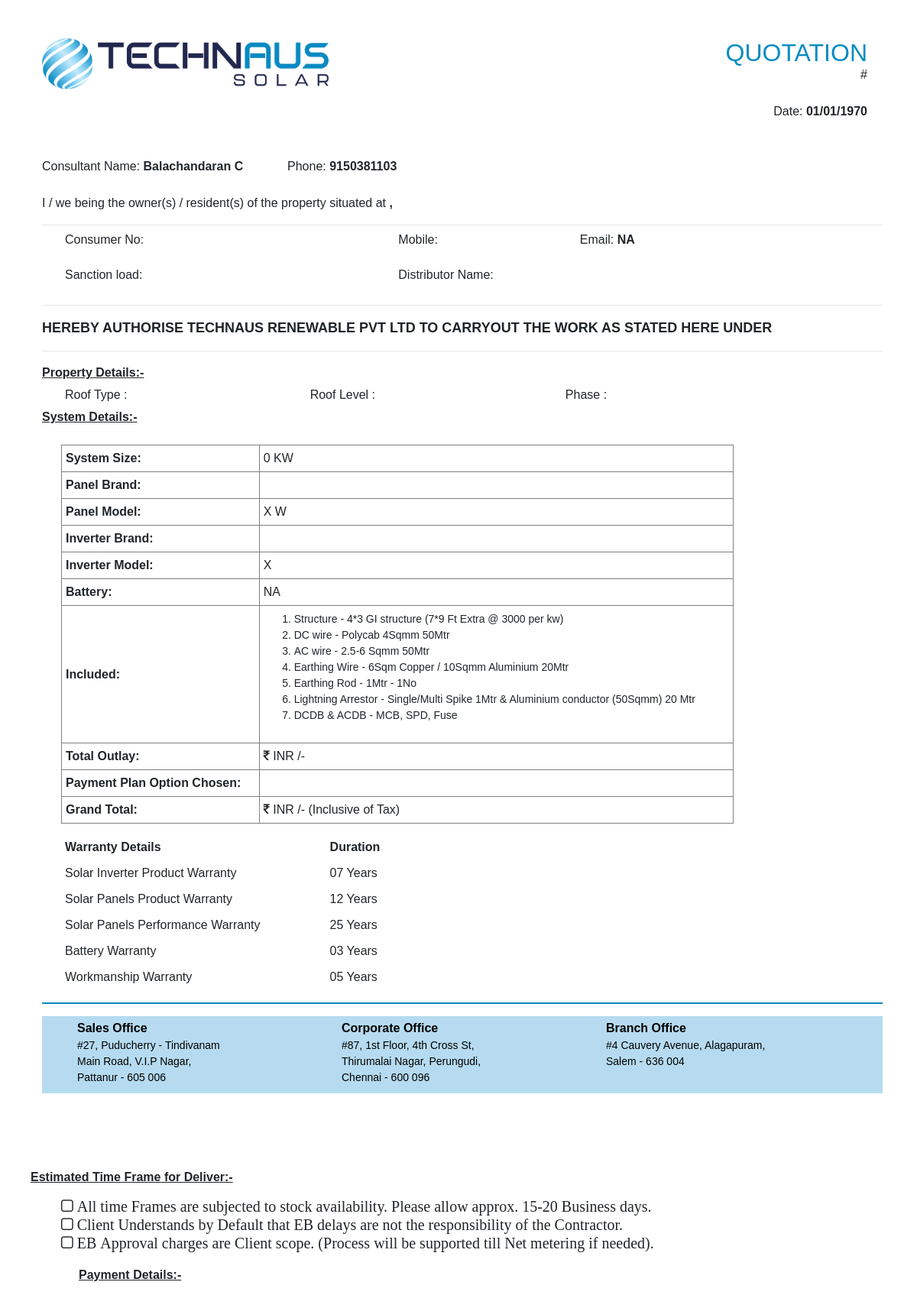
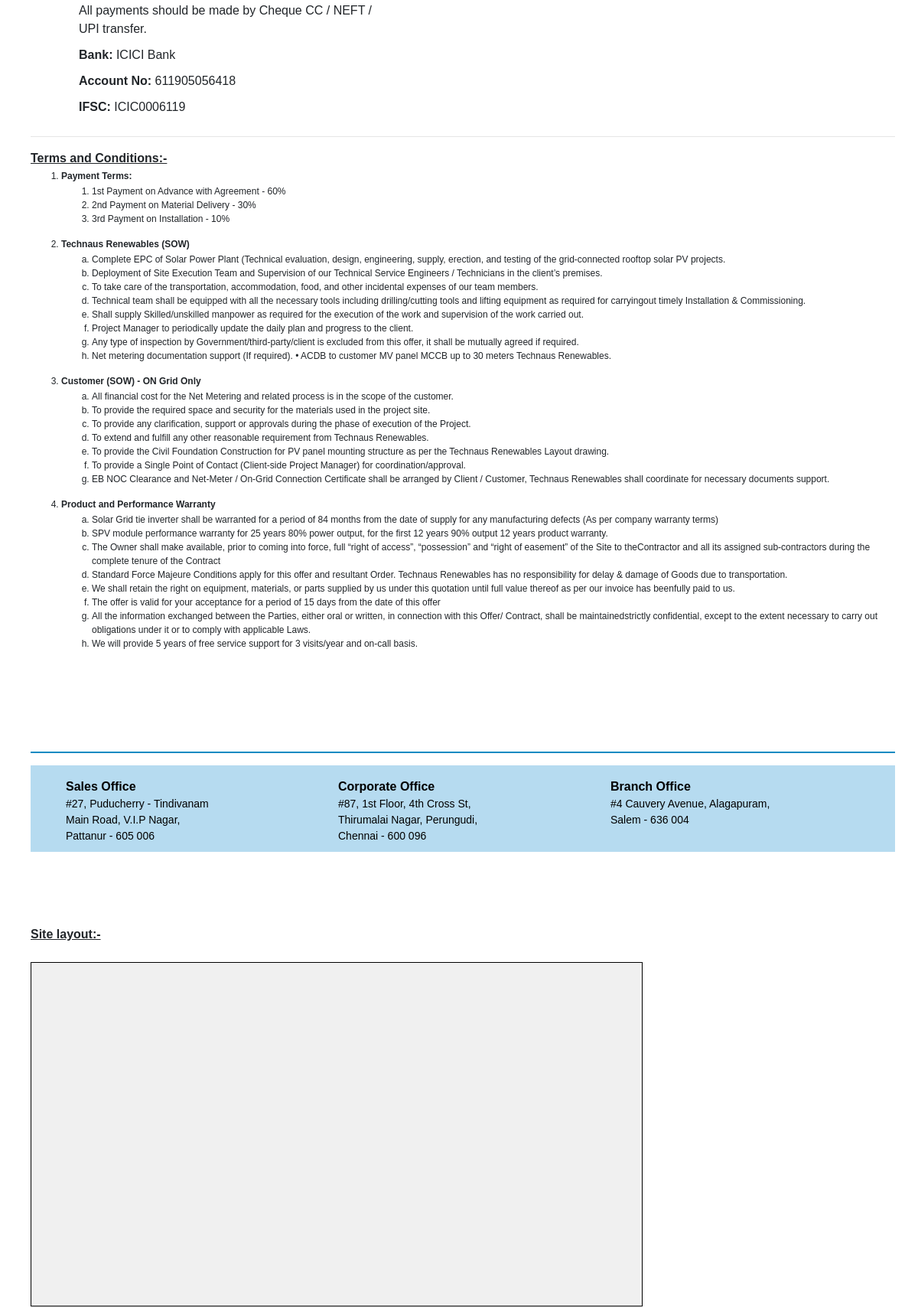
The page /admin_invoice/preview2.php (upper part) on the database its author committed (2 pictures, top to bottom).
### tables this page shows
CREATE TABLE `logo` (
  `logo_id` int(11) NOT NULL,
  `user_id` int(11) NOT NULL,
  `image` varchar(250) NOT NULL
);

CREATE TABLE `employees` (
  `emp_id` int(11) NOT NULL,
  `name` varchar(30) NOT NULL,
  `age` int(11) NOT NULL,
  `address` text NOT NULL,
  `contact_number` varchar(30) NOT NULL,
  `position` varchar(30) NOT NULL,
  `accountno` varchar(100) NOT NULL
);

### admin_invoice/preview2.php (the view, shortened to what the rows shown need)
<?php
include 'includes/db.php';
$quot_id = $_POST['quot_id'];
$sqlf = "SELECT * FROM `quotation` WHERE owner_id = '$quot_id'";
$resultf = mysqli_query($con, $sqlf);
$rowf = mysqli_fetch_assoc($resultf);
$emp_id = $rowf["emp_id"];
$type ="Quotation";
?>
<!DOCTYPE html>
<html>
<head>
    <link rel="stylesheet" href="https://stackpath.bootstrapcdn.com/bootstrap/4.5.2/css/bootstrap.min.css"
>
    <link rel="stylesheet" href="https://cdnjs.cloudflare.com/ajax/libs/font-awesome/4.7.0/css/font-awesome.min.css">
</head>
<body id="page-top">
    <div id="wrapper" style="margin:50px 30px 20px 40px;">
        <div class="container-fluid ">
            <div class="row">
                <div class="col-6">
                    <div class="logo">
                        <?php
                        $sqlx = "SELECT * from logo";
                        $resultx = mysqli_query($con, $sqlx);
                        $rowx = mysqli_fetch_array($resultx);
                        $image = $rowx['image'];
                        ?>
                        <img src='<?php echo "upload/" . $image . ""; ?>' style="width:70%">
                    </div>
                </div>
                <div class="col-6">
                    <div class="invoiceheader">
                        <h2>
                            <?php
            $type_1 = strtoupper($type);
            echo $type_1 . "<br>";
            ?>
                        </h2>
                    </div>
                </div>
            </div>
            <div class="company">
                <?php
                $sql = "SELECT * FROM employees where emp_id='$emp_id'";
                $result = $con->query($sql);
                $row_emp = mysqli_fetch_assoc($result); ?>
                <div class="row">
                    <div class="col-8">
                        <?php
             if (empty($row_emp['name'])) {
            } else {
                echo "<br><span style='font-size: 16px;'>
                Consultant Name: <strong>" . $row_emp["name"] . "</strong> &nbsp; &nbsp; &nbsp; &nbsp; &nbsp; &nbsp;
                Phone: <strong>" . $row_emp["contact_number"] . "</strong></span>";
            } ?>
                    </div>
                </div>
                <?php
                echo "<br>I / we <strong>  " . $rowf['owner'] . "</strong> being the owner(s) / resident(s) of the property situated
                at <strong>"  . $rowf['address'] . ", "  . $rowf['State'] . "</strong>";
                ?>
            </div>
            <div class="row pt-1">
                <div class="col-6">
                    <table style="margin-top: 10px;">
                        <tr>
                            <th style="padding: 5px; text-align: left; width: 25%;">Warranty Details</th>
                            <th style="padding: 5px; text-align: left; width: 10%;">Duration</th>
                        </tr>
                    </table>
                </div>
            </div>
        </div>
        <br>
        <br> <br> <br>
        <br>
        <br>
        <br>
        <br>
        <br>
        <br>
        <br>
        <br>
        <br>
        <br>
        <br> <br> <br>
    </div>
</body>
</html>

### rows shown on the page
logo: image (picture)
employees: name "Balachandaran C", contact_number "9150381103"

### other values the page prints
$type_1 "QUOTATION"
date("d/m/Y", strtotime($rowf["quotdate"])) "01/01/1970"
$systemsize "0"
